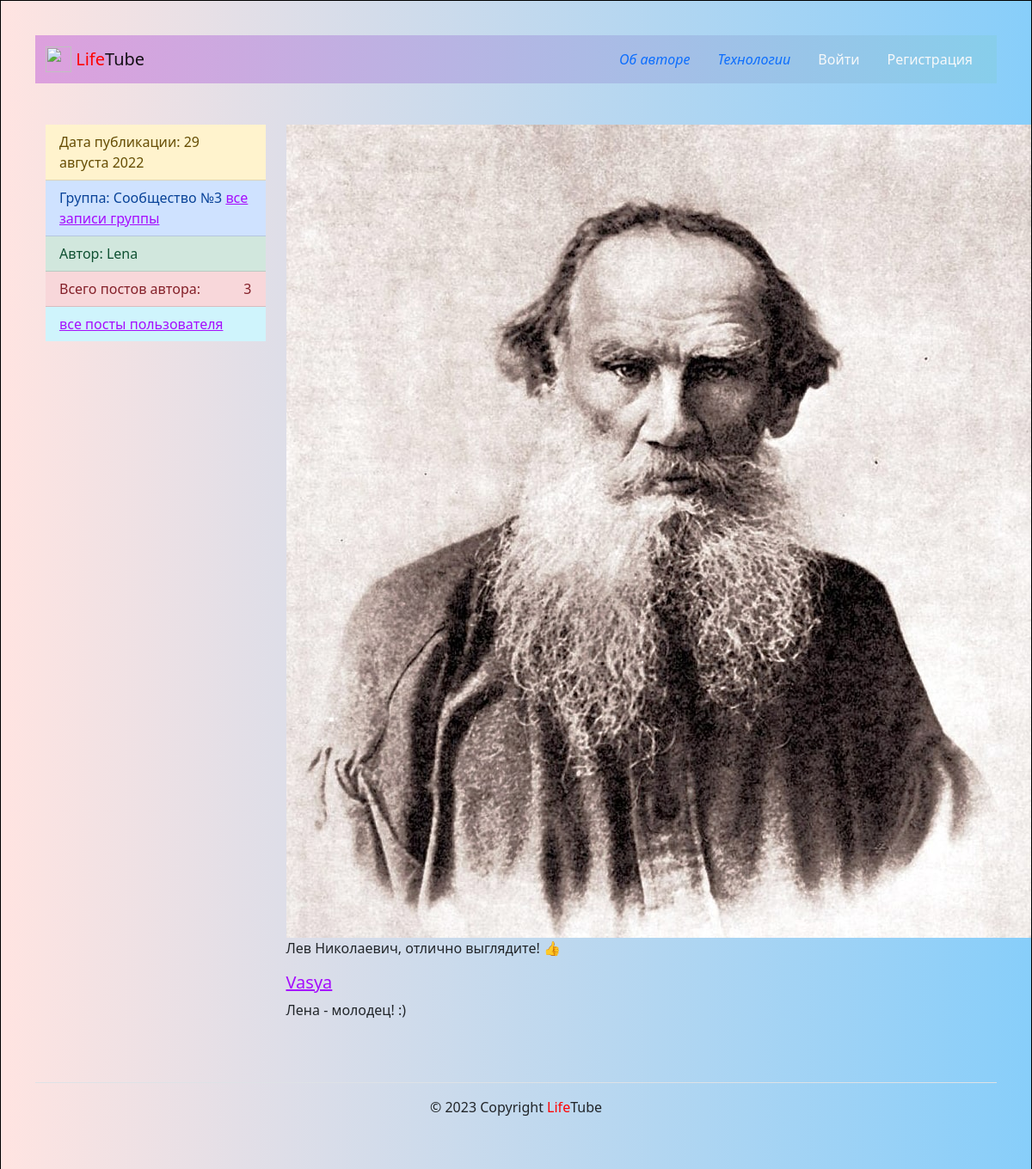
/posts/39/, run on the app's committed database.
### posts/models.py (models this page shows, shortened)
class Post(models.Model):
    text = models.TextField(
        verbose_name='Содержание',
        help_text='Введите текст поста',
    )
    pub_date = models.DateTimeField(
        auto_now_add=True,
        verbose_name='Дата публикации',
    )
    author = models.ForeignKey(
        User,
        on_delete=models.CASCADE,
        related_name='posts',
        verbose_name='Автор',
        help_text='Выберите автора',
    )
    group = models.ForeignKey(
        Group,
        blank=True,
        null=True,
        on_delete=models.SET_NULL,
        related_name='posts',
        verbose_name='Группа',
        help_text='Выберите группу',
    )
    image = models.ImageField(
        'Картинка',
        upload_to='posts/',
        blank=True
    )
    class Meta:
        ordering = ('-pub_date',)
        verbose_name = 'Публикация'
        verbose_name_plural = 'Публикации'

class Group(models.Model):
    title = models.CharField(
        max_length=200,
        verbose_name='Заголовок',
    )
    slug = models.SlugField(
        unique=True,
        verbose_name='URL',
    )
    description = models.TextField(verbose_name='Описание')
    class Meta:
        verbose_name = 'Сообщество'
        verbose_name_plural = 'Сообщества'

class Comment(models.Model):
    post = models.ForeignKey(
        Post,
        on_delete=models.CASCADE,
        related_name='comments',
        blank=True,
        null=True,
    )
    author = models.ForeignKey(
        User,
        on_delete=models.CASCADE,
        related_name='comments',
        verbose_name='Автор',
        help_text='Добавьте комментарий',
    )
    text = models.TextField(
        max_length=500,
        verbose_name='Текст комментария'
    )
    created = models.DateTimeField(
        auto_now_add=True,
        verbose_name='Дата публикации'
    )
    class Meta:
        ordering = ('-created',)
        verbose_name = 'Комментарий'
        verbose_name_plural = 'Комментарии'

### posts/views.py (the view)
# urls.py: path('posts/<int:post_id>/', views.post_detail, name='post_detail'),
def post_detail(request, post_id):
    template = 'posts/post_detail.html'
    post = get_object_or_404(Post, pk=post_id)
    form = CommentForm(request.POST or None)
    comments = post.comments.all()
    context = {
        'post': post,
        'form': form,
        'comments': comments,
    }
    return render(request, template, context)

### core/context_processors/year.py (called while the page is built)
def year(request):
    current_year = dt.datetime.now().year
    return {'year': current_year}

### templates/posts/post_detail.html (shortened to what this page needs)
{% extends 'base.html' %}
{% load thumbnail %}
{% block content %}
<div class="container py-5">
  <div class="row">
    <aside class="col-12 col-md-3">
      <ul class="list-group list-group-flush">
        <li class="list-group-item list-group-item-warning">Дата публикации: {{ post.pub_date|date:"d E Y" }} </li>
        {% if post.group %}
          <li class="list-group-item list-group-item-primary">Группа: {{ post.group.title }}
            <a href="{% url 'Posts:group_list' post.group.slug %}">все записи группы</a>
         </li>
        {% endif %}
         <li class="list-group-item list-group-item-success">Автор: {{ post.author.get_full_name }} {{ post.author.username }}</li>
         <li class="list-group-item list-group-item-danger d-flex justify-content-between align-items-center">
            Всего постов автора:  <span>{{ post.author.posts.count }}</span>
         </li>
         <li class="list-group-item list-group-item-info">
           <a href="{% url 'posts:profile' post.author.username %}">все посты пользователя</a>
         </li>
      </ul>
    </aside>
    <article class="col-12 col-md-9">
    {% thumbnail post.image "350x400" crop='center' upscale=True as im %}
      <img src="{{ im.url }}" width="{{ im.width }}" height="{{ im.height }}" >
    {% endthumbnail %}
    <article class="col-12 col-md-9">
      <p>{{ post.text|linebreaksbr }}</p>
        {% include 'posts/includes/comments.html' %}
    </article>
  </div>
</div>
{% endblock %}

### templates/posts/includes/comments.html (shortened to what this page needs)
{% load user_filters %}
{% for comment in comments %}
  <div class="media mb-4">
    <div class="media-body">
      <h5 class="mt-0">
        <a href="{% url 'posts:profile' comment.author.username %}">
          {{ comment.author.username }}
        </a>
      </h5>
      <p>
        {{ comment.text }}
      </p>
    </div>
{% endfor %}

### templates/base.html (style rules this page uses)
body { background: linear-gradient(to left, #87CEFA, #FFE4E1); padding: 40px; border: 1px solid #000; }

### data on the page
Post: pub_date "29 августа 2022", group "Сообщество №3", author.username "Lena", author.posts.count "3", text "Лев Николаевич, отлично выглядите! 👍"
Comment: author.username "Vasya", text "Лена - молодец! :)"
